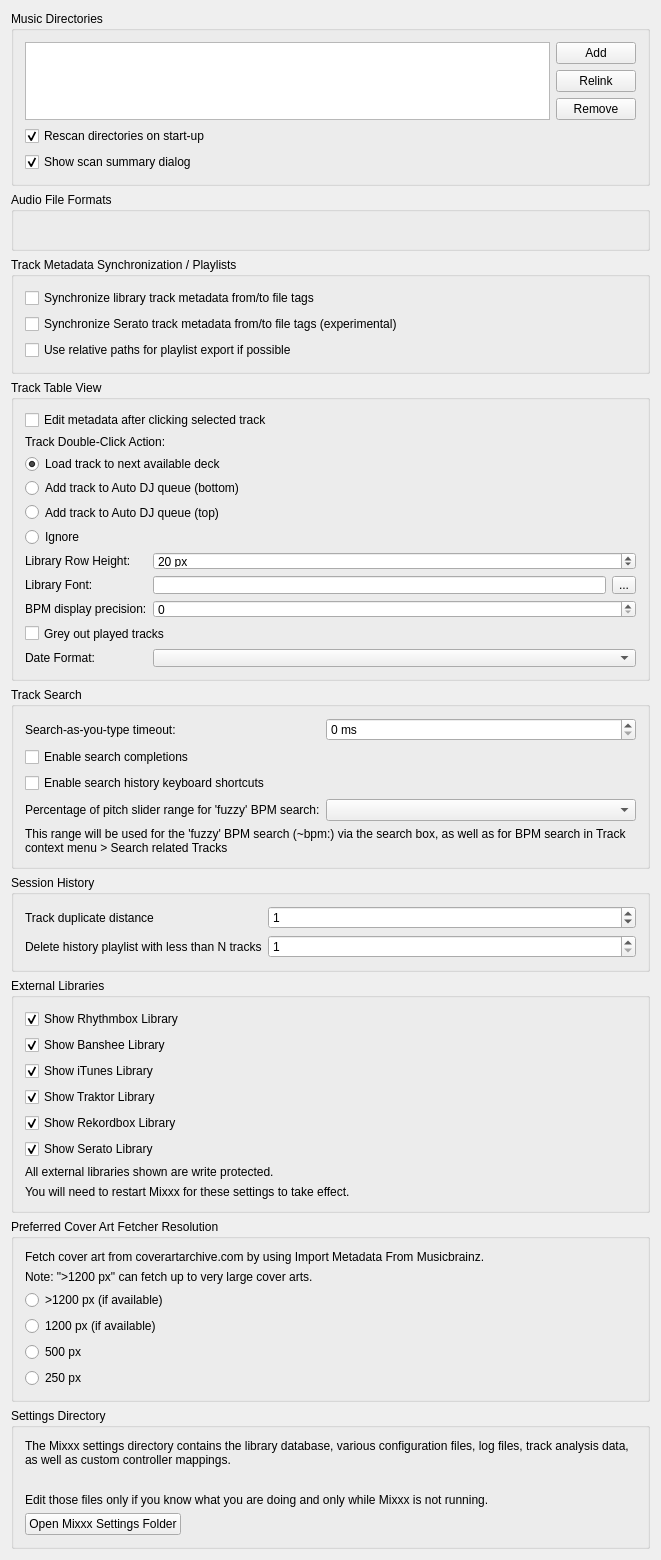
<?xml version="1.0" encoding="UTF-8"?>
<ui version="4.0">
 <class>DlgPrefLibraryDlg</class>
 <widget class="QWidget" name="DlgPrefLibraryDlg">
  <property name="geometry">
   <rect>
    <x>0</x>
    <y>0</y>
    <width>661</width>
    <height>1522</height>
   </rect>
  </property>
  <property name="windowTitle">
   <string notr="true">Library Preferences</string>
  </property>
  <layout class="QVBoxLayout" name="verticalLayout">

   <item>
    <widget class="QGroupBox" name="groupBox_MusicDirectories">
     <property name="title">
      <string>Music Directories</string>
     </property>
     <layout class="QGridLayout" name="gridLayout_music_directories">

      <item row="0" column="0" rowspan="3">
       <widget class="QListView" name="dirList">
        <property name="editTriggers">
         <set>QAbstractItemView::NoEditTriggers</set>
        </property>
        <property name="iconSize">
         <size>
          <width>16</width>
          <height>16</height>
         </size>
        </property>
        <property name="uniformItemSizes">
         <bool>true</bool>
        </property>
       </widget>
      </item>

      <item row="0" column="1">
       <widget class="QPushButton" name="pushButton_add_dir">
        <property name="font">
         <font/>
        </property>
        <property name="toolTip">
         <string>Add a directory where your music is stored. Mixxx will watch this directory and its subdirectories for new tracks.</string>
        </property>
        <property name="text">
         <string>Add</string>
        </property>
       </widget>
      </item>

      <item row="1" column="1">
       <widget class="QPushButton" name="pushButton_relocate_dir">
        <property name="toolTip">
         <string>If an existing music directory is moved, Mixxx doesn't know where to find the audio files in it. Choose Relink to select the music directory in its new location. &lt;br/&gt; This will re-establish the links to the audio files in the Mixxx library.</string>
        </property>
        <property name="text">
         <string extracomment="This will re-establish the links to the audio files in the Mixxx database if you move an music directory to a new location.">Relink</string>
        </property>
       </widget>
      </item>

      <item row="2" column="1">
       <widget class="QPushButton" name="pushButton_remove_dir">
        <property name="font">
         <font/>
        </property>
        <property name="toolTip">
         <string>If removed, Mixxx will no longer watch this directory and its subdirectories for new tracks.</string>
        </property>
        <property name="text">
         <string>Remove</string>
        </property>
       </widget>
      </item>

      <item row="3" column="0" colspan="2">
       <widget class="QCheckBox" name="checkBox_library_scan">
        <property name="text">
         <string>Rescan directories on start-up</string>
        </property>
        <property name="checked">
         <bool>true</bool>
        </property>
       </widget>
      </item>

      <item row="4" column="0" colspan="2">
       <widget class="QCheckBox" name="checkBox_library_scan_summary">
        <property name="text">
         <string>Show scan summary dialog</string>
        </property>
        <property name="checked">
         <bool>true</bool>
        </property>
       </widget>
      </item>

     </layout>
    </widget>
   </item>

   <item>
    <widget class="QGroupBox" name="groupBox_AudioFileFormats">
     <property name="title">
      <string>Audio File Formats</string>
     </property>
     <property name="flat">
      <bool>false</bool>
     </property>
     <layout class="QGridLayout" name="gridLayout_audio_formats">
      <item row="0" column="0">
       <widget class="QLabel" name="builtInFormats">
        <property name="text">
         <string/>
        </property>
        <property name="wordWrap">
         <bool>true</bool>
        </property>
       </widget>
      </item>
     </layout>
    </widget>
   </item>

   <item>
    <widget class="QGroupBox" name="groupBox_AudioFileTags">
     <property name="title">
      <string>Track Metadata Synchronization / Playlists</string>
     </property>
     <layout class="QGridLayout" name="gridLayout_metadata">
      <item row="0" column="0" colspan="2">
       <widget class="QCheckBox" name="checkBox_sync_track_metadata">
        <property name="toolTip">
         <string>Automatically write modified track metadata from the library into file tags and reimport metadata from updated file tags into the library</string>
        </property>
        <property name="text">
         <string>Synchronize library track metadata from/to file tags</string>
        </property>
       </widget>
      </item>

      <item row="1" column="0">
       <widget class="QCheckBox" name="checkBox_serato_metadata_export">
        <property name="toolTip">
         <string>Keeps track color, beat grid, bpm lock, cue points, and loops synchronized with SERATO_MARKERS/MARKERS2 file tags.&lt;br/&gt;&lt;br/&gt;WARNING: Enabling this option also enables the reimport of Serato metadata after files have been modified outside of Mixxx. On reimport existing metadata in Mixxx is replaced with the metadata found in file tags. Custom metadata not included in file tags like loop colors is lost.</string>
        </property>
        <property name="text">
         <string>Synchronize Serato track metadata from/to file tags (experimental)</string>
        </property>
       </widget>
      </item>

      <item row="2" column="0" colspan="2">
       <widget class="QCheckBox" name="checkBox_use_relative_path">
        <property name="text">
         <string>Use relative paths for playlist export if possible</string>
        </property>
       </widget>
      </item>
     </layout>
    </widget>
   </item>

   <item>
    <widget class="QGroupBox" name="groupBox_TrackTableView">
     <property name="title">
      <string>Track Table View</string>
     </property>
     <layout class="QGridLayout" name="gridLayout_track_table_view">

      <item row="1" column="0" colspan="3">
       <widget class="QCheckBox" name="checkBox_edit_metadata_selected_clicked">
        <property name="text">
         <string>Edit metadata after clicking selected track</string>
        </property>
       </widget>
      </item>

      <item row="2" column="0" colspan="3">
       <widget class="QLabel" name="label_doubeClickAction">
        <property name="text">
         <string>Track Double-Click Action:</string>
        </property>
        <property name="alignment">
         <set>Qt::AlignLeft|Qt::AlignVCenter</set>
        </property>
       </widget>
      </item>

      <item row="3" column="0" colspan="3">
       <widget class="QRadioButton" name="radioButton_dbclick_deck">
        <property name="text">
         <string>Load track to next available deck</string>
        </property>
        <property name="checked">
         <bool>true</bool>
        </property>
       </widget>
      </item>
      <item row="4" column="0" colspan="3">
       <widget class="QRadioButton" name="radioButton_dbclick_bottom">
        <property name="text">
         <string>Add track to Auto DJ queue (bottom)</string>
        </property>
       </widget>
      </item>
      <item row="5" column="0" colspan="3">
       <widget class="QRadioButton" name="radioButton_dbclick_top">
        <property name="text">
         <string>Add track to Auto DJ queue (top)</string>
        </property>
       </widget>
      </item>
      <item row="6" column="0" colspan="3">
       <widget class="QRadioButton" name="radioButton_dbclick_ignore">
        <property name="text">
         <string>Ignore</string>
        </property>
       </widget>
      </item>

      <item row="7" column="0">
       <widget class="QLabel" name="label_rowHeight">
        <property name="text">
         <string>Library Row Height:</string>
        </property>
        <property name="alignment">
         <set>Qt::AlignLeft|Qt::AlignVCenter</set>
        </property>
       </widget>
      </item>
      <item row="7" column="1" colspan="2">
       <widget class="QSpinBox" name="spinBox_row_height">
        <property name="suffix">
         <string> px</string>
        </property>
        <property name="minimum">
         <number>5</number>
        </property>
        <property name="maximum">
         <number>100</number>
        </property>
        <property name="value">
         <number>20</number>
        </property>
       </widget>
      </item>

      <item row="8" column="0">
       <widget class="QLabel" name="label_libraryFont">
        <property name="text">
         <string>Library Font:</string>
        </property>
        <property name="alignment">
         <set>Qt::AlignLeft|Qt::AlignVCenter</set>
        </property>
       </widget>
      </item>
      <item row="8" column="1">
       <widget class="QLineEdit" name="lineEdit_library_font">
        <property name="readOnly">
         <bool>true</bool>
        </property>
       </widget>
      </item>
      <item row="8" column="2">
       <widget class="QToolButton" name="btn_library_font">
        <property name="text">
         <string>...</string>
        </property>
       </widget>
      </item>

      <item row="9" column="0">
       <widget class="QLabel" name="label_bpm_precision">
        <property name="text">
         <string>BPM display precision:</string>
        </property>
        <property name="alignment">
         <set>Qt::AlignLeft|Qt::AlignVCenter</set>
        </property>
       </widget>
      </item>
      <item row="9" column="1" colspan="2">
       <widget class="QSpinBox" name="spinbox_bpm_precision"/>
      </item>

      <item row="10" column="0" colspan="3">
       <widget class="QCheckBox" name="checkbox_played_track_color">
        <property name="text">
         <string>Grey out played tracks</string>
        </property>
       </widget>
      </item>

      <item row="11" column="0">
       <widget class="QLabel" name="label_dateFormat">
        <property name="text">
         <string>Date Format:</string>
        </property>
        <property name="alignment">
         <set>Qt::AlignLeft|Qt::AlignVCenter</set>
        </property>
       </widget>
      </item>
      <item row="11" column="1" colspan="2">
       <widget class="QComboBox" name="comboBox_dateFormat"/>
      </item>

     </layout>
    </widget>
   </item><!-- Track Table View -->

   <item>
    <widget class="QGroupBox" name="groupBox_Search">
     <property name="title">
      <string>Track Search</string>
     </property>
     <layout class="QGridLayout" name="gridLayout_search">

      <item row="0" column="0">
       <widget class="QLabel" name="label_searchDebouncingTimeout">
        <property name="text">
         <string>Search-as-you-type timeout:</string>
        </property>
        <property name="alignment">
         <set>Qt::AlignLeft|Qt::AlignVCenter</set>
        </property>
       </widget>
      </item>
      <item row="0" column="1" colspan="2">
       <widget class="QSpinBox" name="spinBox_search_debouncing_timeout">
        <property name="suffix">
         <string> ms</string>
        </property>
       </widget>
      </item>

      <item row="1" column="0" colspan="3">
       <widget class="QCheckBox" name="checkBox_enable_search_completions">
        <property name="text">
         <string>Enable search completions</string>
        </property>
       </widget>
      </item>

      <item row="2" column="0" colspan="3">
       <widget class="QCheckBox" name="checkBox_enable_search_history_shortcuts">
        <property name="text">
         <string>Enable search history keyboard shortcuts</string>
        </property>
       </widget>
      </item>

      <item row="3" column="0">
       <widget class="QLabel" name="label_searchBpmFuzzyRange">
        <property name="text">
         <string>Percentage of pitch slider range for 'fuzzy' BPM search:</string>
        </property>
        <property name="alignment">
         <set>Qt::AlignLeft|Qt::AlignVCenter</set>
        </property>
        <property name="buddy">
         <cstring>comboBox_search_bpm_fuzzy_range</cstring>
        </property>
       </widget>
      </item>
      <item row="3" column="1" colspan="2">
       <widget class="QComboBox" name="comboBox_search_bpm_fuzzy_range"/>
      </item>
      <item row="4" column="0" colspan="3">
       <widget class="QLabel" name="label_searchBpmFuzzyRangeInfo">
        <property name="text">
         <string>This range will be used for the 'fuzzy' BPM search (~bpm:) via the search box, as well as for BPM search in Track context menu &gt; Search related Tracks</string>
        </property>
        <property name="wordWrap">
         <bool>true</bool>
        </property>
       </widget>
      </item>

     </layout>
    </widget>
   </item><!-- Search box -->

   <item>
    <widget class="QGroupBox" name="groupBox_History">
     <property name="title">
      <string>Session History</string>
     </property>
     <layout class="QGridLayout" name="gridLayout_history">

      <item row="1" column="0">
       <widget class="QLabel" name="label_history_track_duplicate_distance">
        <property name="text">
         <string>Track duplicate distance</string>
        </property>
        <property name="alignment">
         <set>Qt::AlignLeft|Qt::AlignVCenter</set>
        </property>
        <property name="wordWrap">
         <bool>true</bool>
        </property>
       </widget>
      </item>
      <item row="1" column="1" colspan="2">
       <widget class="QSpinBox" name="spinbox_history_track_duplicate_distance">
        <property name="toolTip">
         <string>When playing a track again log it to the session history only if more than N other tracks have been played in the meantime</string>
        </property>
        <property name="minimum">
         <number>0</number>
        </property>
        <property name="maximum">
         <number>99</number>
        </property>
        <property name="value">
         <number>1</number>
        </property>
       </widget>
      </item>

      <item row="2" column="0">
       <widget class="QLabel" name="label_history_cleanup">
        <property name="toolTip">
         <string>History playlist with less than N tracks will be deleted&lt;br/&gt;&lt;br/&gt;Note: the cleanup will be performed during startup and shutdown of Mixxx.</string>
        </property>
        <property name="text">
         <string>Delete history playlist with less than N tracks</string>
        </property>
        <property name="alignment">
         <set>Qt::AlignLeft|Qt::AlignVCenter</set>
        </property>
       </widget>
      </item>
      <item row="2" column="1" colspan="2">
       <widget class="QSpinBox" name="spinbox_history_min_tracks_to_keep">
        <property name="minimum">
         <number>1</number>
        </property>
        <property name="maximum">
         <number>99</number>
        </property>
        <property name="value">
         <number>1</number>
        </property>
       </widget>
      </item>

     </layout>
    </widget>
   </item><!-- History -->

   <item>
    <widget class="QGroupBox" name="groupBox_external_libraries">
     <property name="title">
      <string>External Libraries</string>
     </property>
     <layout class="QGridLayout" name="gridLayout_external_libraries">
      <item row="0" column="0">
       <widget class="QCheckBox" name="checkBox_show_rhythmbox">
        <property name="text">
         <string>Show Rhythmbox Library</string>
        </property>
        <property name="checked">
         <bool>true</bool>
        </property>
       </widget>
      </item>
      <item row="1" column="0">
       <widget class="QCheckBox" name="checkBox_show_banshee">
        <property name="text">
         <string>Show Banshee Library</string>
        </property>
        <property name="checked">
         <bool>true</bool>
        </property>
       </widget>
      </item>
      <item row="2" column="0">
       <widget class="QCheckBox" name="checkBox_show_itunes">
        <property name="text">
         <string>Show iTunes Library</string>
        </property>
        <property name="checked">
         <bool>true</bool>
        </property>
       </widget>
      </item>
      <item row="3" column="0">
       <widget class="QCheckBox" name="checkBox_show_traktor">
        <property name="text">
         <string>Show Traktor Library</string>
        </property>
        <property name="checked">
         <bool>true</bool>
        </property>
       </widget>
      </item>
      <item row="4" column="0">
       <widget class="QCheckBox" name="checkBox_show_rekordbox">
        <property name="text">
         <string>Show Rekordbox Library</string>
        </property>
        <property name="checked">
         <bool>true</bool>
        </property>
       </widget>
      </item>
      <item row="5" column="0">
       <widget class="QCheckBox" name="checkBox_show_serato">
        <property name="text">
         <string>Show Serato Library</string>
        </property>
        <property name="checked">
         <bool>true</bool>
        </property>
       </widget>
      </item>
      <item row="6" column="0">
       <widget class="QLabel" name="label_4">
        <property name="text">
         <string>All external libraries shown are write protected.</string>
        </property>
        <property name="wordWrap">
         <bool>true</bool>
        </property>
        <property name="topMargin" stdset="0">
         <number>10</number>
        </property>
       </widget>
      </item>
      <item row="7" column="0">
       <widget class="QLabel" name="label_11">
        <property name="text">
         <string>You will need to restart Mixxx for these settings to take effect.</string>
        </property>
        <property name="wordWrap">
         <bool>true</bool>
        </property>
       </widget>
      </item>
     </layout>
    </widget>
   </item>

   <item>
    <widget class="QGroupBox" name="groupBox_cover_art_fetcher">
     <property name="title">
      <string>Preferred Cover Art Fetcher Resolution</string>
     </property>
     <layout class="QGridLayout" name="gridLayout_cover_art_fetcher">
      <item row="0" column="0">
       <widget class="QLabel" name="label_12">
        <property name="text">
         <string>Fetch cover art from coverartarchive.com by using Import Metadata From Musicbrainz.</string>
        </property>
        <property name="wordWrap">
         <bool>true</bool>
        </property>
       </widget>
      </item>
      <item row="1" column="0">
       <widget class="QLabel" name="label_13">
        <property name="text">
         <string>Note: &quot;&gt;1200 px&quot; can fetch up to very large cover arts.</string>
        </property>
        <property name="wordWrap">
         <bool>true</bool>
        </property>
       </widget>
      </item>
      <item row="2" column="0">
       <widget class="QRadioButton" name="radioButton_cover_art_fetcher_highest">
        <property name="text">
         <string>&gt;1200 px (if available)</string>
        </property>
        <property name="checked">
         <bool>false</bool>
        </property>
       </widget>
      </item>
      <item row="3" column="0">
       <widget class="QRadioButton" name="radioButton_cover_art_fetcher_high">
        <property name="text">
         <string>1200 px (if available)</string>
        </property>
        <property name="checked">
         <bool>false</bool>
        </property>
       </widget>
      </item>
      <item row="4" column="0">
       <widget class="QRadioButton" name="radioButton_cover_art_fetcher_medium">
        <property name="text">
         <string>500 px</string>
        </property>
        <property name="checked">
         <bool>false</bool>
        </property>
       </widget>
      </item>
      <item row="5" column="0">
       <widget class="QRadioButton" name="radioButton_cover_art_fetcher_lowest">
        <property name="text">
         <string>250 px</string>
        </property>
        <property name="checked">
         <bool>false</bool>
        </property>
       </widget>
      </item>
     </layout>
    </widget>
   </item>

   <item>
    <widget class="QGroupBox" name="groupBox_settingsDir">
     <property name="title">
      <string>Settings Directory</string>
     </property>
     <layout class="QVBoxLayout" name="vlayout_settingsDir">
      <item>
       <widget class="QLabel" name="label_settingsDir">
        <property name="text">
         <string>The Mixxx settings directory contains the library database, various configuration files, log files, track analysis data, as well as custom controller mappings.</string>
        </property>
        <property name="wordWrap">
         <bool>true</bool>
        </property>
       </widget>
      </item>
      <item>
       <widget class="QLabel" name="label_settingsManualLink">
        <property name="text">
         <string/>
        </property>
        <property name="wordWrap">
         <bool>true</bool>
        </property>
        <property name="openExternalLinks">
         <bool>true</bool>
        </property>
       </widget>
      </item>
      <item>
       <widget class="QLabel" name="label_settingsWarning">
        <property name="text">
         <string>Edit those files only if you know what you are doing and only while Mixxx is not running.</string>
        </property>
        <property name="wordWrap">
         <bool>true</bool>
        </property>
       </widget>
      </item>
      <item>
       <widget class="QPushButton" name="pushButton_open_settings_dir">
        <property name="sizePolicy">
         <sizepolicy hsizetype="Fixed" vsizetype="Fixed">
          <horstretch>0</horstretch>
          <verstretch>0</verstretch>
         </sizepolicy>
        </property>
        <property name="text">
         <string>Open Mixxx Settings Folder</string>
        </property>
       </widget>
      </item>
     </layout>
    </widget>
   </item>
   <item>
    <spacer name="verticalSpacer">
     <property name="orientation">
      <enum>Qt::Vertical</enum>
     </property>
     <property name="sizeHint" stdset="0">
      <size>
       <width>20</width>
       <height>40</height>
      </size>
     </property>
    </spacer>
   </item>
  </layout>
 </widget>
 <layoutdefault spacing="6" margin="11"/>
 <tabstops>
  <tabstop>dirList</tabstop>
  <tabstop>pushButton_add_dir</tabstop>
  <tabstop>pushButton_relocate_dir</tabstop>
  <tabstop>pushButton_remove_dir</tabstop>
  <tabstop>checkBox_library_scan</tabstop>
  <tabstop>checkBox_library_scan_summary</tabstop>
  <tabstop>checkBox_sync_track_metadata</tabstop>
  <tabstop>checkBox_serato_metadata_export</tabstop>
  <tabstop>checkBox_use_relative_path</tabstop>
  <tabstop>checkBox_edit_metadata_selected_clicked</tabstop>
  <tabstop>radioButton_dbclick_deck</tabstop>
  <tabstop>radioButton_dbclick_bottom</tabstop>
  <tabstop>radioButton_dbclick_top</tabstop>
  <tabstop>radioButton_dbclick_ignore</tabstop>
  <tabstop>spinBox_row_height</tabstop>
  <tabstop>btn_library_font</tabstop>
  <tabstop>spinbox_bpm_precision</tabstop>
  <tabstop>checkbox_played_track_color</tabstop>
  <tabstop>comboBox_dateFormat</tabstop>
  <tabstop>spinBox_search_debouncing_timeout</tabstop>
  <tabstop>checkBox_enable_search_completions</tabstop>
  <tabstop>checkBox_enable_search_history_shortcuts</tabstop>
  <tabstop>comboBox_search_bpm_fuzzy_range</tabstop>
  <tabstop>spinbox_history_track_duplicate_distance</tabstop>
  <tabstop>spinbox_history_min_tracks_to_keep</tabstop>
  <tabstop>checkBox_show_rhythmbox</tabstop>
  <tabstop>checkBox_show_banshee</tabstop>
  <tabstop>checkBox_show_itunes</tabstop>
  <tabstop>checkBox_show_traktor</tabstop>
  <tabstop>checkBox_show_rekordbox</tabstop>
  <tabstop>checkBox_show_serato</tabstop>
  <tabstop>radioButton_cover_art_fetcher_highest</tabstop>
  <tabstop>radioButton_cover_art_fetcher_high</tabstop>
  <tabstop>radioButton_cover_art_fetcher_medium</tabstop>
  <tabstop>radioButton_cover_art_fetcher_lowest</tabstop>
  <tabstop>pushButton_open_settings_dir</tabstop>
 </tabstops>
 <resources/>
 <connections/>
</ui>
